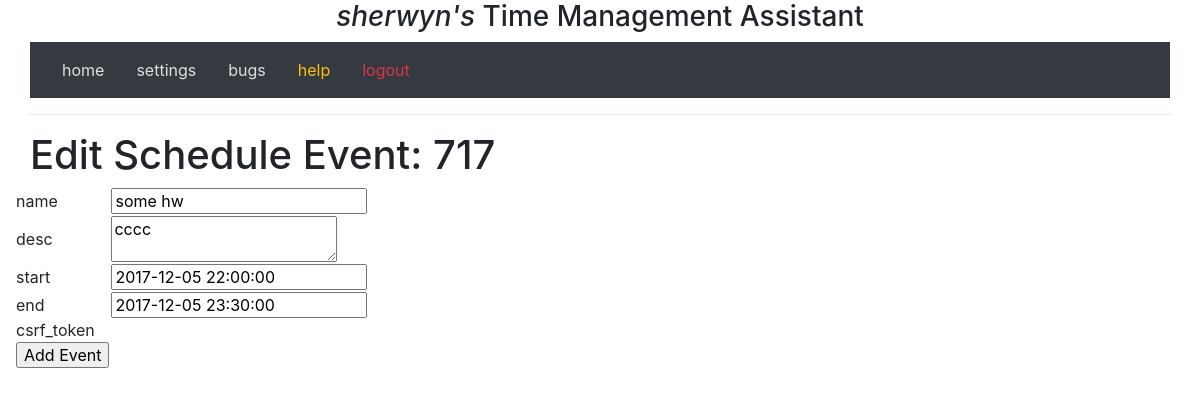
Page /edit_schedule_event/717 (signed in) on the earlier database version.
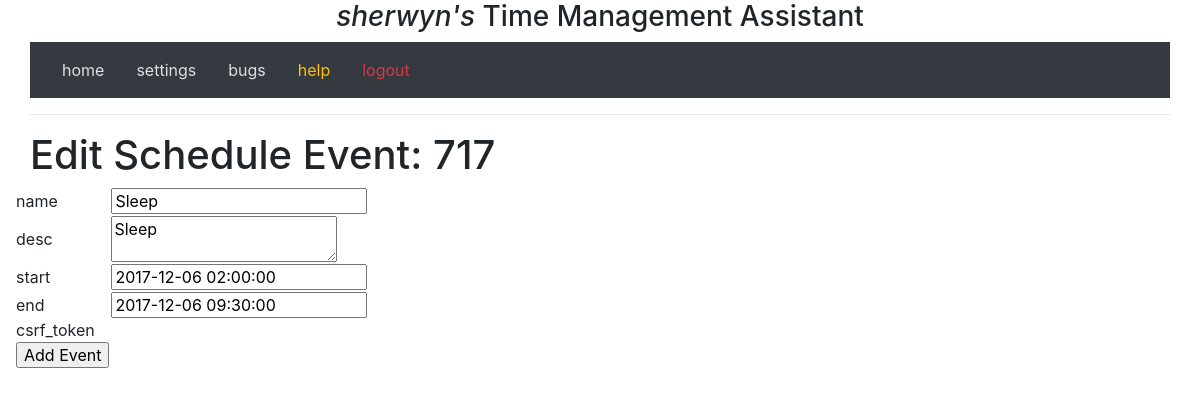
Same page on the later database version.
### project/models.py (models this page shows, shortened)
class UserScheduleEvent(db.Model):
    __tablename__ = 'scheduleevents'
    user_id = db.Column(db.Integer, db.ForeignKey('users.id'))
    id = db.Column(db.Integer, primary_key=True)
    name = db.Column(db.String(128), nullable=True, index=True, unique=False)
    desc = db.Column(db.String(1024), nullable=True, index=True, unique=False)
    extra_info = db.Column(db.String(1024), nullable=True, index=True, unique=False)
    start = db.Column(db.DateTime)
    end = db.Column(db.DateTime)

### project/views.py (the view, shortened to what this page needs)
@app.route("/edit_schedule_event/<int:id>", methods=["GET", "POST"])
@login_required
def edit_schedule_event(id):
    event_query = current_user.scheduleevents.filter_by(id=id).first()
    if event_query == None:
        flash('ScheduleEvent ID: %i was not found' % id)
        return redirect(url_for('index'))
    form = EventForm(
                      name   = event_query.name
                     ,desc   = event_query.desc
                     ,start  = event_query.start
                     ,end    = event_query.end
                    )
    return render_template("edit_schedule_event.html", id=event_query.id, form=form)

### project/forms.py
class EventForm(FlaskForm):
    name  = StringField('Name', validators=[DataRequired()])
    desc  = TextAreaField('Description')
    start = DateTimeField('Start Date/Time')
    end   = DateTimeField('End Date/Time', validators=[Optional()])

### project/models.py (called while the page is built)
    @property
    def is_authenticated(self):
        return True

### project/views.py (called while the page is built)
@login_manager.user_loader
def load_user(id):
    return User.query.get(int(id))

### project/templates/edit_schedule_event.html (shortened to what this page needs)
{% extends 'base.html' %}
{% block content %}
<h1>Edit Schedule Event: {{ id }}</h1>
<form action="" method="post" name="edit" class="editform">
    <div class="row">
    <div class="form-group rounded border-0">
        <table>
            {% for field in form %}
            <tr>
                <td>{{ field.name }}</td>
                <td>{{ field() }}</td>
            </tr>
            {% endfor %}
            <tr>
                <td><input type="submit" value="Add Event"></td>
            </tr>
        </table>
   </div>
</form>
{% endblock %}

Differences in the rows shown:
changed UserScheduleEvent id 717: name "some hw" → "Sleep"; desc "cccc" → "Sleep"; start "2017-12-05 22:00:00" → "2017-12-06 02:00:00"; end "2017-12-05 23:30:00" → "2017-12-06 09:30:00"
